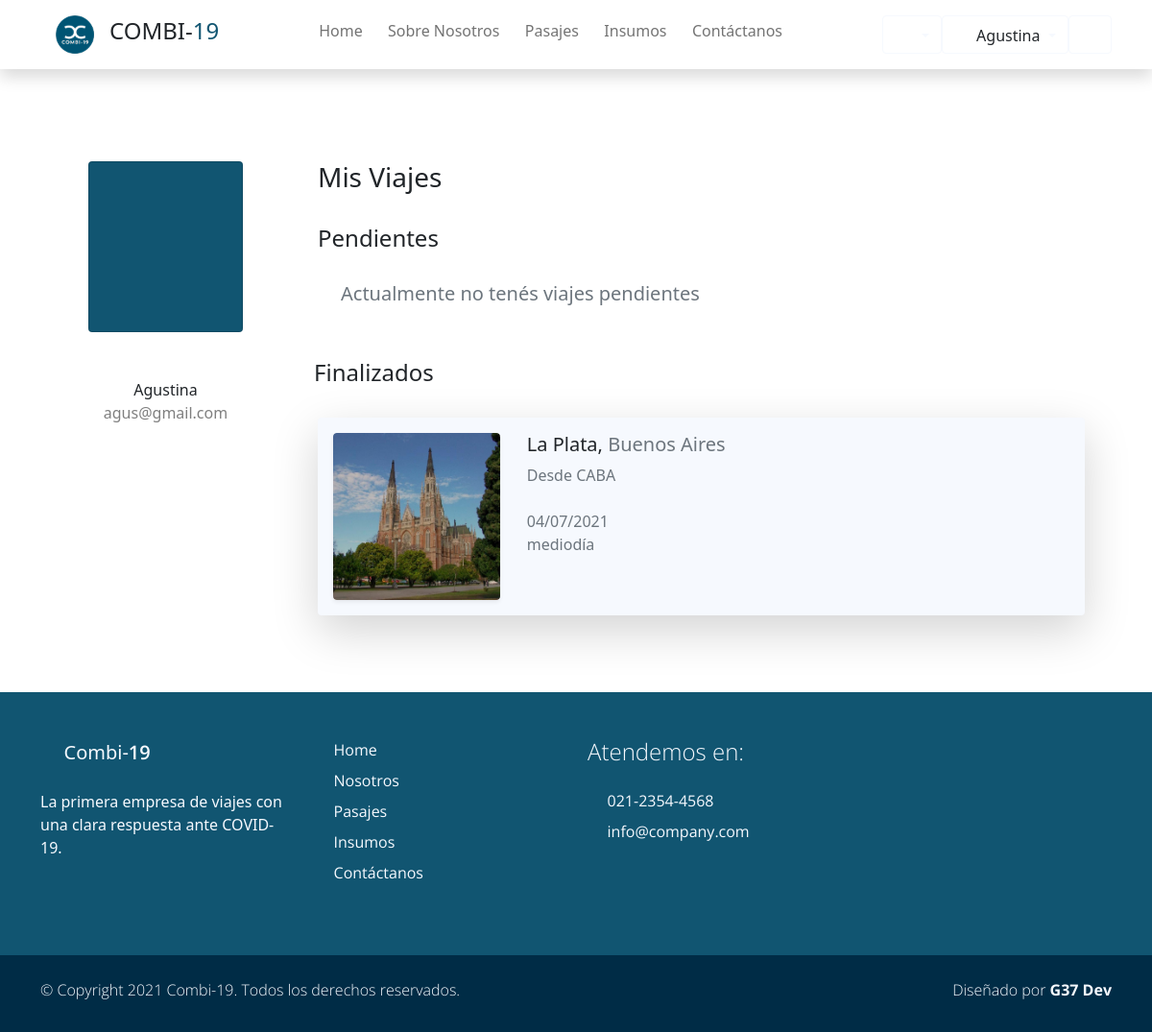
/viajes/ (signed in), run on an earlier commit of the app's database.
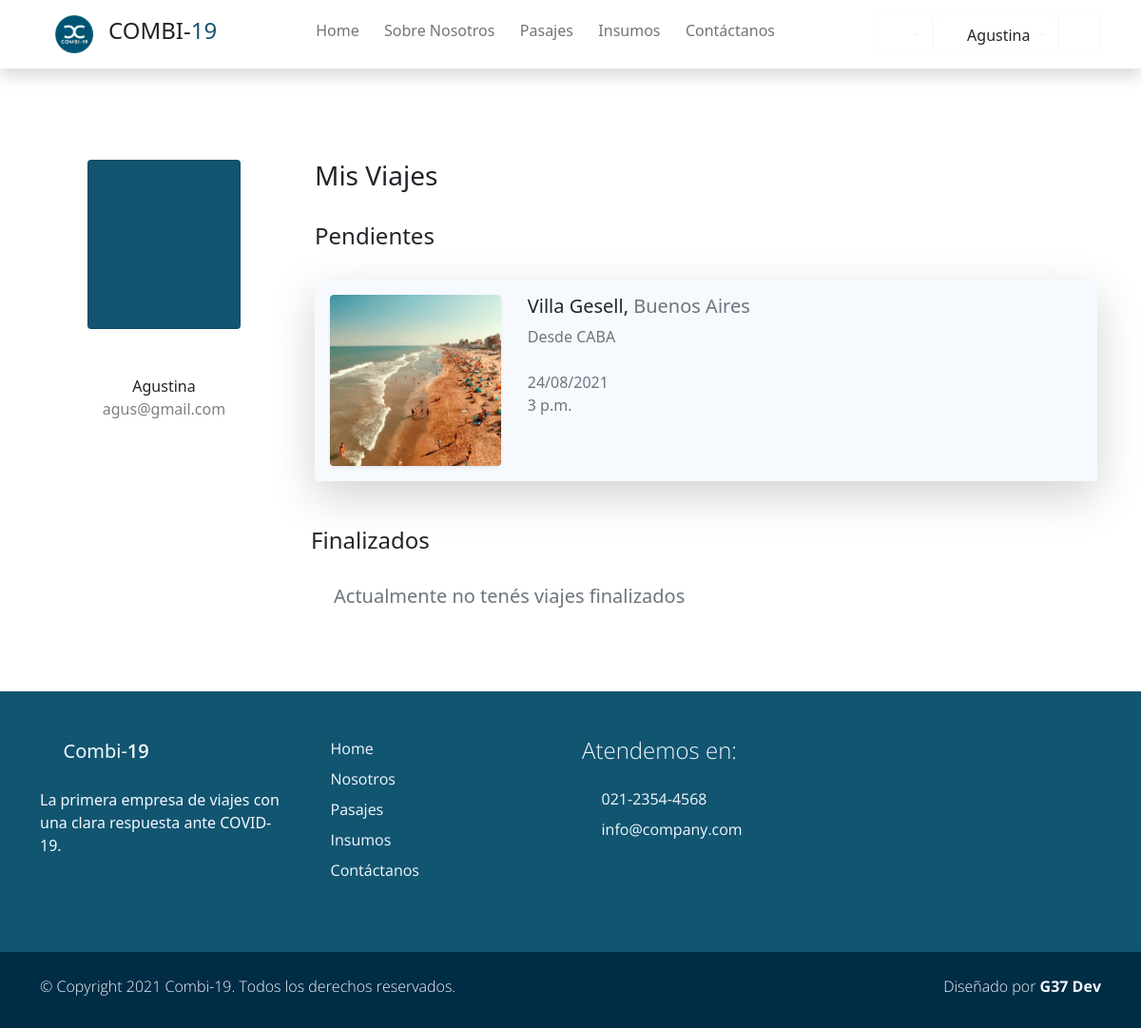
And on a later commit of the database.
### Combi19App/models.py (models this page shows, shortened)
class Viaje(models.Model):
    fecha         =   models.DateTimeField(blank=True, null=True)
    ruta          =   models.ForeignKey(Ruta, default=None, blank=True, null=True, on_delete=models.CASCADE)
    combi         =   models.ForeignKey(Vehiculo, blank=True, null=True, on_delete=models.CASCADE)
    estado        =   models.BooleanField(default=False)
    precio        =   models.DecimalField(default=None, blank=True, null=True, max_digits=10, decimal_places=2)
    insumo        =   models.ManyToManyField(Insumo,default=None, blank=True,)
    pasajeros     =   models.ManyToManyField(Account, default=None, blank=True)
    asientos_ocupados = models.IntegerField(default=0, null=True, blank=True)
    class Meta:
        unique_together = ('fecha', 'combi')

class Ruta(models.Model):
    origen        = models.ForeignKey(Lugar, default=None, on_delete=models.CASCADE, related_name='origen')
    destino       = models.ForeignKey(Lugar, default=None, on_delete=models.CASCADE, related_name='destino')
    nombre        = models.CharField(max_length=30, blank=True, null=True, verbose_name='Nombre de ruta')
    km            = models.IntegerField(validators=[MinValueValidator(0)])
    class Meta:
        unique_together = ('origen', 'destino')

class Lugar(models.Model):
    nombre        = models.CharField(max_length=40, blank=True, null=True, unique=True, verbose_name='Lugar')
    provincia     = models.CharField(max_length=20, blank=True, null=True)
    codigo_postal = models.IntegerField(blank=True, null=True, unique=True, validators=[MinValueValidator(1000)])
    imagen        = models.ImageField(upload_to="ciudades", blank=True, null=True)
    class Meta:
        verbose_name_plural = "Lugares"
    def __str__(self):
        return f'{self.nombre}'

### users/views.py (the view)
def misviajes_view(request):
    viajes_pendientes = Viaje.objects.filter(pasajeros=request.user).filter(estado=False)
    viajes_finalizados = Viaje.objects.filter(pasajeros=request.user).filter(estado=True)
    context = {"finalizados": viajes_finalizados, "pendientes":viajes_pendientes}
    return render(request, "users/misviajes.html", context)

### carro/context_processor.py (called while the page is built)
def importe_total(request):
    total=0
    if request.user.is_authenticated:
        if 'carro' in request.session:
            for key,value in request.session['carro'].items():
                total = total +(float(value['precio']))#*value['cantidad'])
    return {'importe_total':total}

### users/models.py (called while the page is built)
    @property
    def is_superuser(self):
        return self.is_admin

    @property
    def is_admin(self):
        return self.is_staff

    @property
    def es_chofer(self):
        try:
            chofer = self.chofer
            print(chofer)
            return True
        except Chofer.DoesNotExist:
            return False

### users/templates/users/misviajes.html (shortened to what the changed rows need)
{% extends 'Combi19App/base.html' %}
{% load static %}
{% block content %}
<div class="container rounded bg-white mt-5 mb-5">
    <div class="row">
        <div class="col-md-9  col-sm-12 border-right">
            <div class= "row">
                <div class="p-3 py-5">
                    <div class="row justify-content-between">
                        <h4 class="h3 text-right pb-4 col-md-4">Mis Viajes</h4>
                    </div>
                    <h4 class="h4 text-right pb-4 col-md-4">Pendientes</h4>
                        {% if pendientes %}
                            {% for v in pendientes %}
                            <div class="row ">
                                <div class="col-xl-12 col-md-12 col-sm-12">
                                    <div  class="card bg-light border-0 shadow-lg overflow-hidden">
                                        <div class="card-body ">
                                            <div class="row">
                                                <div class="col-3">
                                                    <div href="#" class="card border-0 text-white shadow-sm overflow-hidden mx-2 m-sm-0">
                                                        <img class="card-img" src="{{v.ruta.destino.imagen.url}}" alt="">
                                                    </div>
                                                </div>
                                                <div class=" col-6 px-3">
                                                    <h5 class="h5 ">{{v.ruta.destino}}, <span class="text-muted">{{v.ruta.destino.provincia}}</span></h2>
                                                    <p class="m-0 p-0 text-muted">Desde {{v.ruta.origen}} <i class='p-0 bx bx-map'></i></p>
                                                    <br>
                                                    <p class="m-0 p-0 text-muted">{{v.fecha|date:"d/m/Y"  }} </p>
                                                    <p class="m-0 p-0 text-muted">{{v.fecha | time}} </p>
                                                </div>
                                                <div class="col-3 ">
                                                </div>
                                            </div>
                                        </div>
                                    </div>
                                </div>
                            </div>
                        {% endfor %}
                        {% else %}
                            <h5 class="h5 text-muted mx-4 col-12">Actualmente no tenés viajes pendientes</h5>
                        {% endif %}
                    </div>
                    <div class="row justify-content-between">
                        <div class="d-flex justify-content-between align-items-center mb-3">
                            {% if finalizados %}
                                {% for v in finalizados %}
                                <div class="row ">
                                    <div class="col-xl-12 col-md-12 col-sm-12">
                                        <div  class="card mx-1 bg-light border-0 shadow-lg overflow-hidden">
                                            <div class="card-body ">
                                                <div class="row">
                                                    <div class="col-3">
                                                        <div href="#" class="card border-0 text-white shadow-sm overflow-hidden mx-2 m-sm-0">
                                                            <img class="card-img" src="{{v.ruta.destino.imagen.url}}" alt="">
                                                        </div>
                                                    </div>
                                                    <div class=" col-6 px-3">
                                                        <h5 class="h5 ">{{v.ruta.destino}}, <span class="text-muted">{{v.ruta.destino.provincia}}</span></h2>
                                                        <p class="m-0 p-0 text-muted">Desde {{v.ruta.origen}} <i class='p-0 bx bx-map'></i></p>
                                                        <br>
                                                        <p class="m-0 p-0 text-muted">{{v.fecha|date:"d/m/Y"  }} </p>
                                                        <p class="m-0 p-0 text-muted">{{v.fecha | time}} </p>
                                                    </div>
                                                    <div class="col-3 ">
                                                    </div>
                                                </div>
                                            </div>
                                        </div>
                                    </div>
                                </div>
                                {% endfor %}
                            {% else %}
                                <h5 class="h5 text-muted mx-4 col-12">Actualmente no tenés viajes finalizados</h5>
                            {% endif %}
                        </div>
                    </div>
                </div>
            </div>
        </div>
    </div>
</div>
{% endblock %}

What changed in the data, as far as the page shows it:
no longer on this page (row edited): Viaje: ruta.destino.imagen (picture), ruta.destino "La Plata", ruta.destino.provincia "Buenos Aires", ruta.origen "CABA", fecha "04/07/2021", fecha "mediodía", shown under "Finalizados"
now on this page (row edited): Viaje: ruta.destino.imagen (picture), ruta.destino "Villa Gesell", ruta.destino.provincia "Buenos Aires", ruta.origen "CABA", fecha "24/08/2021", fecha "3 p.m.", shown under "Pendientes"
Also different on the page:
text no longer shown: "Actualmente no tenés viajes pendientes"
text now shown: "Actualmente no tenés viajes finalizados"
